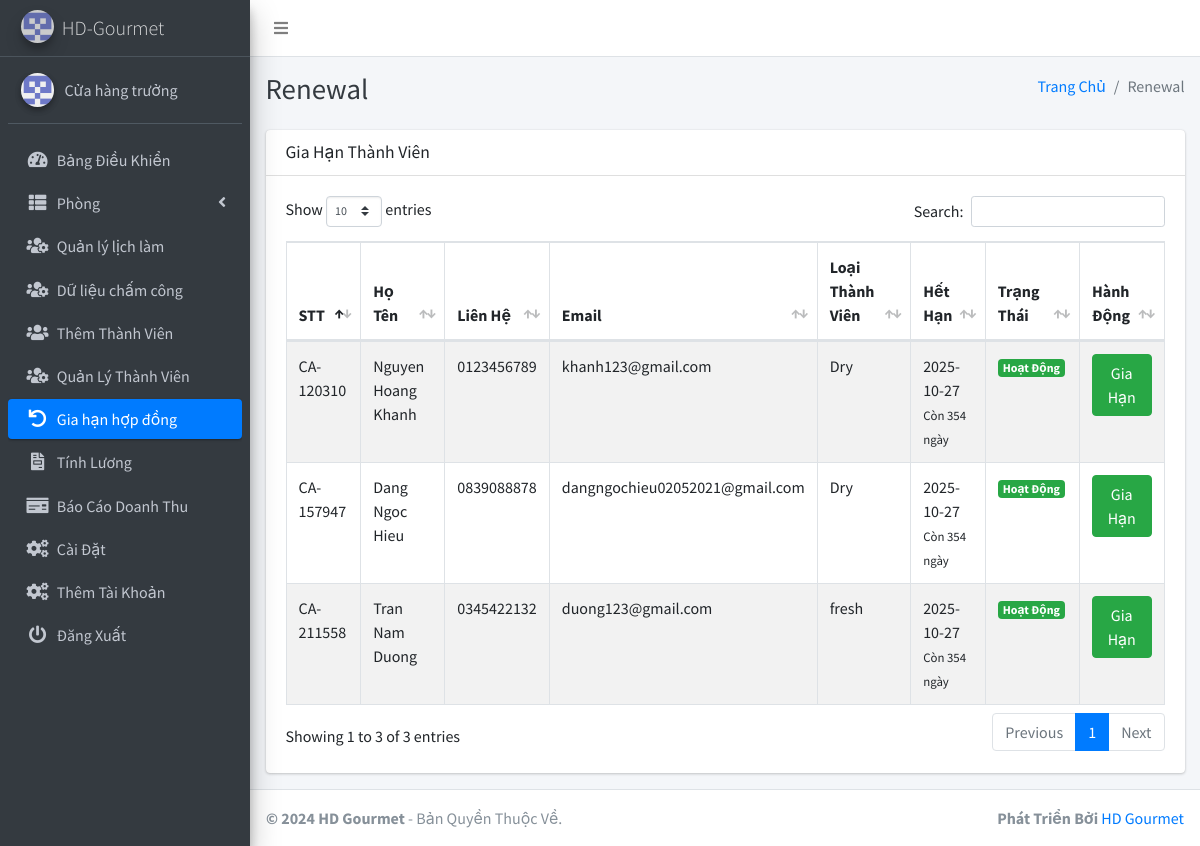
Page /list_renewal.php (signed in) on the committed database.
### tables this page shows
CREATE TABLE `settings` (
  `id` int(11) NOT NULL,
  `system_name` varchar(255) NOT NULL,
  `logo` varchar(255) NOT NULL,
  `currency` varchar(50) NOT NULL
);

CREATE TABLE `members` (
  `id` int(11) NOT NULL,
  `fullname` varchar(255) NOT NULL,
  `dob` date NOT NULL,
  `gender` varchar(10) NOT NULL,
  `contact_number` varchar(20) NOT NULL,
  `email` varchar(255) NOT NULL,
  `address` varchar(255) NOT NULL,
  `country` varchar(255) NOT NULL,
  `postcode` varchar(20) NOT NULL,
  `occupation` enum('Staff','Supervisor') NOT NULL,
  `membership_type` int(11) NOT NULL,
  `amount` int(11) NOT NULL,
  `department_employee_count` int(11) NOT NULL,
  `membership_number` varchar(20) NOT NULL,
  `created_at` timestamp NOT NULL DEFAULT current_timestamp(),
  `photo` varchar(255) NOT NULL,
  `expiry_date` date DEFAULT NULL,
  `contract` varchar(255) NOT NULL,
  `annual_leave_remaining` int(11) DEFAULT 0
);

CREATE TABLE `membership_types` (
  `id` int(11) NOT NULL,
  `type` varchar(255) NOT NULL,
  `amount` int(11) NOT NULL,
  `department_code` varchar(10) NOT NULL,
  `description` text DEFAULT NULL,
  `department_head` varchar(255) DEFAULT NULL,
  `total_employees` int(11) DEFAULT 0,
  `employee_count` int(11) DEFAULT 0,
  `status` enum('Hoat dong','Ngung hoat dong') DEFAULT 'Hoat dong'
);

### list_renewal.php (the view, shortened to what this page needs)
<?php
include('includes/config.php');
$selectQuery = "SELECT * FROM members";
$result = $conn->query($selectQuery);
?>
<?php include('includes/header.php');?>
<body class="hold-transition sidebar-mini layout-fixed layout-navbar-fixed layout-footer-fixed">
<div class="wrapper">
  <?php include('includes/nav.php');?>
  <?php include('includes/sidebar.php');?>
  <div class="content-wrapper">
  <?php include('includes/pagetitle.php');?>
    <section class="content">
      <div class="container-fluid">
        <div class="row">
          <div class="col-12">
            <div class="card">
              <div class="card-header">
                  <h3 class="card-title">Gia Hạn Thành Viên</h3>
              </div>
              <div class="card-body">
                <table id="example1" class="table table-bordered table-striped">
                    <thead>
                        <tr>
                            <th>STT</th>
                            <th>Họ Tên</th>
                            <th>Liên Hệ</th>
                            <th>Email</th>
                            <th>Loại Thành Viên</th>
                            <th>Hết Hạn</th>
                            <th>Trạng Thái</th>
                            <th>Hành Động</th>
                        </tr>
                    </thead>
                    <tbody>
                        <?php
                        while ($row = $result->fetch_assoc()) {
                            $expiryDate = strtotime($row['expiry_date']);
                            $currentDate = time();
                            $daysDifference = floor(($expiryDate - $currentDate) / (60 * 60 * 24));
                            $membershipStatus = ($daysDifference < 0) ? 'Hết Hạn' : 'Hoạt Động';
                            $badgeClass = ($membershipStatus === 'Hết Hạn') ? 'badge-danger' : 'badge-success';
                            $membershipTypeId = $row['membership_type'];
                            $membershipTypeQuery = "SELECT type FROM membership_types WHERE id = $membershipTypeId";
                            $membershipTypeResult = $conn->query($membershipTypeQuery);
                            $membershipTypeRow = $membershipTypeResult->fetch_assoc();
                            $membershipTypeName = ($membershipTypeRow) ? $membershipTypeRow['type'] : 'Không Xác Định';
                            echo "<tr>";
                            echo "<td>{$row['membership_number']}</td>";
                            echo "<td>{$row['fullname']}</td>";
                            echo "<td>{$row['contact_number']}</td>";
                            echo "<td>{$row['email']}</td>";
                            echo "<td>{$membershipTypeName}</td>";
                            if ($row['expiry_date'] === NULL) {
                                echo "<td>KHÔNG CÓ</td>";
                            } else {
                                $expiryDate = new DateTime($row['expiry_date']);
                                $currentDate = new DateTime();
                                $daysRemaining = $currentDate->diff($expiryDate)->days;
                                echo "<td>{$row['expiry_date']}<br><small>Còn {$daysRemaining} ngày</small></td>";
                            }
                            echo "<td><span class='badge $badgeClass'>$membershipStatus</span></td>";
                            echo "<td>
                                <a href='renew.php?id={$row['id']}' class='btn btn-success'>Gia Hạn</a>
                                </td>";
                            echo "</tr>";
                        }
                        ?>
                    </tbody>
                </table>
              </div>
            </div>
          </div>
        </div>
      </div>
    </section>
  </div>
  <footer class="main-footer">
    <strong> &copy; <?php echo date('Y');?> HD Gourmet</strong> - Bản Quyền Thuộc Về.
    <div class="float-right d-none d-sm-inline-block">
      <b>Phát Triển Bởi</b> <a href="#">HD Gourmet</a>
    </div>
  </footer>
</div>
</body>
</html>

### includes/sidebar.php (shortened to what this page needs)
<?php
$current_page = basename($_SERVER['PHP_SELF']);
?>
 <aside class="main-sidebar sidebar-dark-primary elevation-4">
    <a href="" class="brand-link">
    <img src="<?php echo getLogoUrl(); ?>" alt="Logo" class="brand-image img-circle elevation-3" style="opacity: .8">
    <span class="brand-text font-weight-light"><?php echo getSystemName(); ?></span>
</a>
<?php
function getSystemName()
{
    global $conn;
    $systemNameQuery = "SELECT system_name FROM settings";
    $systemNameResult = $conn->query($systemNameQuery);
    if ($systemNameResult->num_rows > 0) {
        $systemNameRow = $systemNameResult->fetch_assoc();
        return $systemNameRow['system_name'];
    } else {
        return 'HDGourmet';
    }
}
function getLogoUrl()
{
    global $conn;
    $logoQuery = "SELECT logo FROM settings";
    $logoResult = $conn->query($logoQuery);
    if ($logoResult->num_rows > 0) {
        $logoRow = $logoResult->fetch_assoc();
        return $logoRow['logo'];
    } else {
        return 'dist/img/AdminLTELogo.png';
    }
}
?>
    <div class="sidebar">
      <div class="user-panel mt-3 pb-3 mb-3 d-flex">
        <div class="image">
          <img src="dist/img/2382414.png" class="img-circle elevation-2" alt="User Image">
        </div>
        <div class="info">
          <a href="#" class="d-block">Cửa hàng trưởng</a>
        </div>
      </div>
      <nav class="mt-2">
        <ul class="nav nav-pills nav-sidebar flex-column" data-widget="treeview" role="menu" data-accordion="false">
          <li class="nav-item">
            <a href="dashboard.php" class="nav-link <?php echo ($current_page == 'dashboard.php') ? 'active' : ''; ?>">
              <i class="nav-icon fas fa-tachometer-alt"></i>
              <p>
                Bảng Điều Khiển
              </p>
            </a>
          </li>
          <li class="nav-item has-treeview">
            <a href="#" class="nav-link <?php echo ($current_page == 'add_type.php' || $current_page == 'view_type.php' || $current_page == 'edit_type.php') ? 'active' : ''; ?>">
              <i class="nav-icon fas fa-th-list"></i>
              <p>
                Phòng
                <i class="fas fa-angle-left right"></i>
              </p>
            </a>
          </li>
          <li class="nav-item">
            <a href="lich.php" class="nav-link <?php echo ($current_page == 'lich.php') ? 'active' : ''; ?>">
              <i class="nav-icon fas fa-users-cog"></i>
              <p>Quản lý lịch làm</p>
            </a>
          </li>
          <li class="nav-item">
            <a href="chamcong.php" class="nav-link <?php echo ($current_page == 'chamcong.php') ? 'active' : ''; ?>">
              <i class="nav-icon fas fa-users-cog"></i>
              <p>Dữ liệu chấm công</p>
            </a>
          </li>
          <li class="nav-item">
            <a href="add_members.php" class="nav-link <?php echo ($current_page == 'add_members.php') ? 'active' : ''; ?>">
              <i class="nav-icon fas fa-users"></i>
              <p>Thêm Thành Viên</p>
            </a>
          </li>
          <li class="nav-item">
            <a href="manage_members.php" class="nav-link <?php echo ($current_page == 'manage_members.php' || $current_page == 'edit_member.php' || $current_page == 'memberProfile.php') ? 'active' : ''; ?>">
              <i class="nav-icon fas fa-users-cog"></i>
              <p>Quản Lý Thành Viên</p>
            </a>
          </li>
          <li class="nav-item">
            <a href="list_renewal.php" class="nav-link <?php echo ($current_page == 'list_renewal.php' || $current_page == 'renew.php') ? 'active' : ''; ?>">
            <i class="nav-icon fas fa-undo"></i>
              <p>Gia hạn hợp đồng</p>
            </a>
          </li>
          <li class="nav-item">
            <a href="report.php" class="nav-link <?php echo ($current_page == 'report.php') ? 'active' : ''; ?>">
              <i class="nav-icon fas fa-file-invoice"></i>
              <p>Tính Lương</p>
            </a>
          </li>
          <li class="nav-item">
            <a href="revenue_report.php" class="nav-link <?php echo ($current_page == 'revenue_report.php') ? 'active' : ''; ?>">
              <i class="nav-icon fas fa-money-check"></i>
              <p>Báo Cáo Doanh Thu</p>
            </a>
          </li>
          <li class="nav-item">
            <a href="settings.php" class="nav-link <?php echo ($current_page == 'settings.php') ? 'active' : ''; ?>">
              <i class="nav-icon fas fa-cogs"></i>
              <p>Cài Đặt</p>
            </a>
          </li>
          <li class="nav-item">
            <a href="member.php" class="nav-link <?php echo ($current_page == 'member.php') ? 'active' : ''; ?>">
              <i class="nav-icon fas fa-cogs"></i>
              <p>Thêm Tài Khoản</p>
            </a>
          </li>
          <li class="nav-item">
            <a href="logout.php" class="nav-link <?php echo ($current_page == 'logout.php') ? 'active' : ''; ?>">
              <i class="nav-icon fas fa-power-off"></i>
              <p>Đăng Xuất</p>
            </a>
          </li>
        </ul>
      </nav>
    </div>
  </aside>

### rows in the picture
settings: logo (picture), system_name "HD-Gourmet"
members: membership_number "CA-157947", fullname "Dang Ngoc Hieu", contact_number "0839088878", email "dangngochieu02052021@gmail.com", membership_type.type "Dry", expiry_date "2025-10-27"
members: membership_number "CA-211558", fullname "Tran Nam Duong", contact_number "0345422132", email "duong123@gmail.com", membership_type.type "fresh", expiry_date "2025-10-27"
members: membership_number "CA-120310", fullname "Nguyen Hoang Khanh", contact_number "0123456789", email "khanh123@gmail.com", membership_type.type "Dry", expiry_date "2025-10-27"

### other values in the picture
$pageTitle "Renewal"
